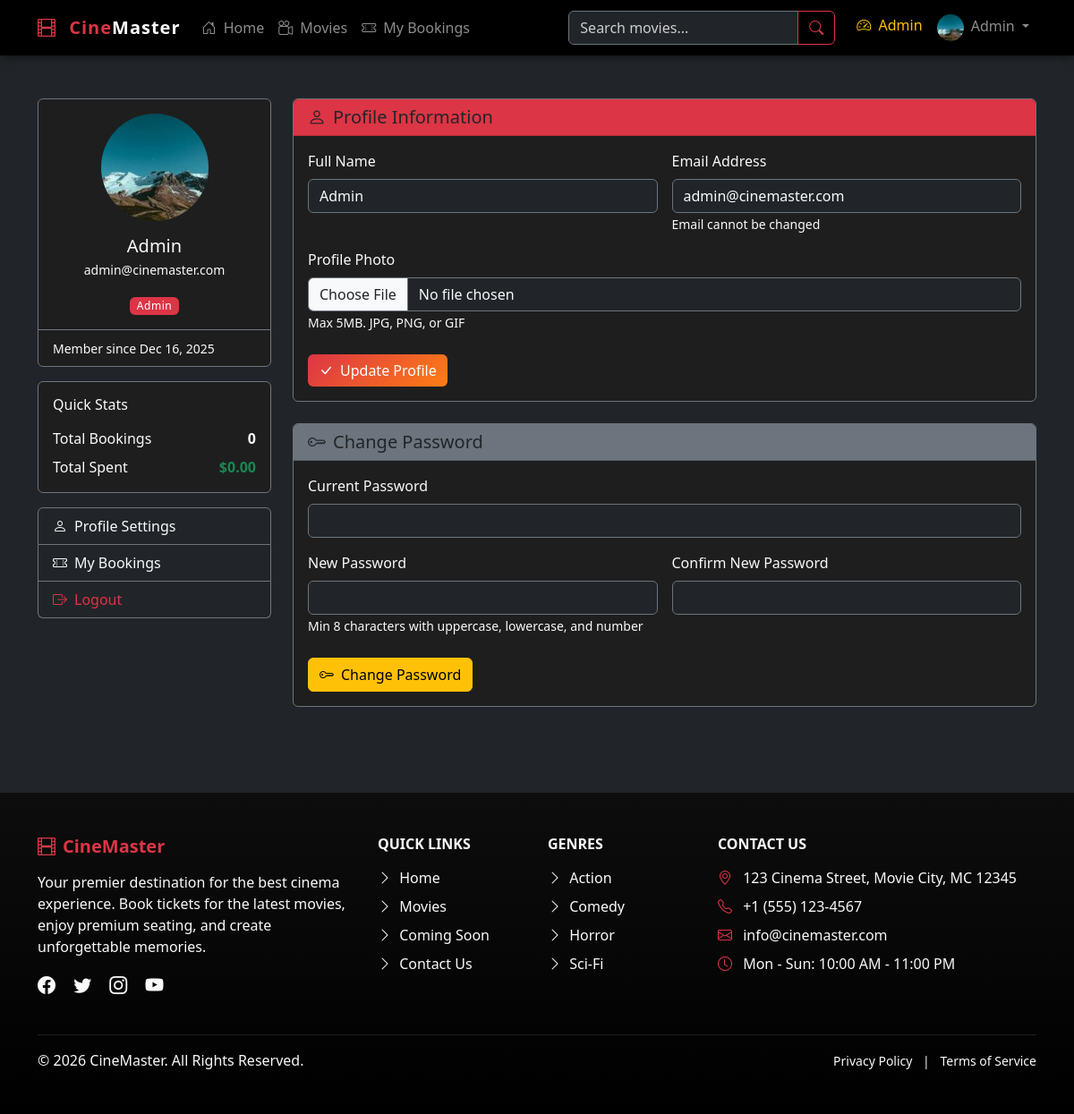
Screenshot of /user/profile.php (signed in) with the database file from the repository.
### tables this page shows
CREATE TABLE users (
    id INT PRIMARY KEY AUTO_INCREMENT,
    name VARCHAR(100) NOT NULL,
    email VARCHAR(255) NOT NULL UNIQUE,
    password VARCHAR(255) NOT NULL,                     
    role ENUM('admin', 'user') DEFAULT 'user',          
    profile_photo VARCHAR(255) DEFAULT 'default.png',   
    is_verified TINYINT(1) DEFAULT 0,                   
    token VARCHAR(255) DEFAULT NULL,                    
    token_expire DATETIME DEFAULT NULL,                 
    remember_token VARCHAR(255) DEFAULT NULL,           
    created_at TIMESTAMP DEFAULT CURRENT_TIMESTAMP,
    updated_at TIMESTAMP DEFAULT CURRENT_TIMESTAMP ON UPDATE CURRENT_TIMESTAMP
);

### includes/auth_functions.php (called while the page is built, shortened)
<?php
function isLoggedIn() {
    if (isset($_SESSION['last_activity'])) {
        $inactive = time() - $_SESSION['last_activity'];
    }
    return true;
}
function isAdmin() {
    return isLoggedIn() && isset($_SESSION['user_role']) && $_SESSION['user_role'] === 'admin';
}
function getCurrentUser() {
    $pdo = getDBConnection();
    $stmt = $pdo->prepare("SELECT id, name, email, role, profile_photo, created_at FROM users WHERE id = ?");
    $stmt->execute([$_SESSION['user_id']]);
    return $stmt->fetch();
}
?>

### config/config.php (called while the page is built, shortened)
<?php
function formatPrice($price) {
    return '$' . number_format($price, 2);
}
function formatDate($date, $format = 'M d, Y') {
    return date($format, strtotime($date));
}
require_once INCLUDES_PATH . 'auth_functions.php';
?>

### user/profile.php (the view, shortened to what this page needs)
<?php
require_once '../config/config.php';
$user = getCurrentUser();
$pdo = getDBConnection();
$stmt = $pdo->prepare("SELECT COUNT(*) FROM bookings WHERE user_id = ?");
$stmt->execute([$_SESSION['user_id']]);
$totalBookings = $stmt->fetchColumn();
$stmt = $pdo->prepare("SELECT COALESCE(SUM(total_amount), 0) FROM bookings WHERE user_id = ? AND payment_status = 'completed'");
$stmt->execute([$_SESSION['user_id']]);
$totalSpent = $stmt->fetchColumn();
include INCLUDES_PATH . 'header.php';
?>
<div class="container py-5">
    <div class="row">
        <div class="col-lg-3 mb-4">
            <div class="card bg-dark border-secondary">
                <div class="card-body text-light text-center">
                    <img src="<?php echo UPLOADS_URL; ?>/profiles/<?php echo $user['profile_photo'] ?? 'default.png'; ?>"
                         class="rounded-circle mb-3" width="120" height="120"
                         alt="Profile Photo"
                         onerror="this.src='<?php echo ASSETS_URL; ?>/images/default-avatar.png'"
                         style="object-fit: cover;">
                    <h5 class="mb-1"><?php echo htmlspecialchars($user['name']); ?></h5>
                    <p class="text-light small mb-3"><?php echo htmlspecialchars($user['email']); ?></p>
                    <span class="badge bg-<?php echo $user['role'] === 'admin' ? 'danger' : 'secondary'; ?>">
                        <?php echo ucfirst($user['role']); ?>
                    </span>
                </div>
                <div class="card-footer bg-transparent border-secondary">
                    <small class="text-light">
                        Member since <?php echo formatDate($user['created_at']); ?>
                    </small>
                </div>
            </div>
            <div class="card bg-dark border-secondary mt-3">
                <div class="card-body text-light">
                    <h6 class="text-light mb-3">Quick Stats</h6>
                    <div class="d-flex justify-content-between mb-2">
                        <span>Total Bookings</span>
                        <span class="fw-bold"><?php echo $totalBookings; ?></span>
                    </div>
                    <div class="d-flex justify-content-between">
                        <span>Total Spent</span>
                        <span class="fw-bold text-success"><?php echo formatPrice($totalSpent); ?></span>
                    </div>
                </div>
            </div>
            <div class="list-group mt-3">
                <a href="<?php echo SITE_URL; ?>/user/profile.php" class="list-group-item list-group-item-action bg-dark text-light border-secondary active">
                    <i class="bi bi-person me-2"></i>Profile Settings
                </a>
                <a href="<?php echo SITE_URL; ?>/user/my_bookings.php" class="list-group-item list-group-item-action bg-dark text-light border-secondary">
                    <i class="bi bi-ticket-perforated me-2"></i>My Bookings
                </a>
                <a href="<?php echo SITE_URL; ?>/logout.php" class="list-group-item list-group-item-action bg-dark text-danger border-secondary">
                    <i class="bi bi-box-arrow-right me-2"></i>Logout
                </a>
            </div>
        </div>
        <div class="col-lg-9">
            <div class="card bg-dark border-secondary mb-4">
                <div class="card-header bg-danger">
                    <h5 class="mb-0">
                        <i class="bi bi-person me-2"></i>Profile Information
                    </h5>
                </div>
                <div class="card-body text-light">
                    <form method="POST" action="" enctype="multipart/form-data">
                        <div class="row g-3">
                            <div class="col-md-6">
                                <label for="name" class="form-label text-light">Full Name</label>
                                <input type="text" class="form-control bg-dark text-light border-secondary"
                                       id="name" name="name"
                                       value="<?php echo htmlspecialchars($user['name']); ?>" required>
                            </div>
                            <div class="col-md-6">
                                <label for="email" class="form-label text-light">Email Address</label>
                                <input type="email" class="form-control bg-dark text-light border-secondary"
                                       id="email" value="<?php echo htmlspecialchars($user['email']); ?>" disabled>
                                <small class="text-light">Email cannot be changed</small>
                            </div>
                            <div class="col-12">
                                <label for="profile_photo" class="form-label text-light">Profile Photo</label>
                                <input type="file" class="form-control bg-dark text-light border-secondary"
                                       id="profile_photo" name="profile_photo" accept="image/*">
                                <small class="text-light">Max 5MB. JPG, PNG, or GIF</small>
                            </div>
                        </div>
                        <div class="mt-4">
                            <button type="submit" class="btn btn-danger">
                                <i class="bi bi-check-lg me-2"></i>Update Profile
                            </button>
                        </div>
                    </form>
                </div>
            </div>
            <div class="card bg-dark border-secondary">
                <div class="card-header bg-secondary">
                    <h5 class="mb-0">
                        <i class="bi bi-key me-2"></i>Change Password
                    </h5>
                </div>
                <div class="card-body text-light">
                    <form method="POST" action="">
                        <div class="row g-3">
                            <div class="col-md-12">
                                <label for="current_password" class="form-label text-light">Current Password</label>
                                <input type="password" class="form-control bg-dark text-light border-secondary"
                                       id="current_password" name="current_password" required>
                            </div>
                            <div class="col-md-6">
                                <label for="new_password" class="form-label text-light">New Password</label>
                                <input type="password" class="form-control bg-dark text-light border-secondary"
                                       id="new_password" name="new_password" required>
                                <small class="text-light">Min 8 characters with uppercase, lowercase, and number</small>
                            </div>
                            <div class="col-md-6">
                                <label for="confirm_password" class="form-label text-light">Confirm New Password</label>
                                <input type="password" class="form-control bg-dark text-light border-secondary"
                                       id="confirm_password" name="confirm_password" required>
                            </div>
                        </div>
                        <div class="mt-4">
                            <button type="submit" class="btn btn-warning">
                                <i class="bi bi-key me-2"></i>Change Password
                            </button>
                        </div>
                    </form>
                </div>
            </div>
        </div>
    </div>
</div>
<?php include INCLUDES_PATH . 'footer.php'; ?>

### includes/header.php (shortened to what this page needs)
<?php
$isLoggedIn = isLoggedIn();
$isAdminUser = isAdmin();
$currentUser = $isLoggedIn ? getCurrentUser() : null;
?>
<!DOCTYPE html>
<html lang="en">
<head>
    <link href="https://cdn.jsdelivr.net/npm/bootstrap@5.3.2/dist/css/bootstrap.min.css" rel="stylesheet">
    <link href="https://cdn.jsdelivr.net/npm/bootstrap-icons@1.11.1/font/bootstrap-icons.css" rel="stylesheet">
    <link href="<?php echo ASSETS_URL; ?>/css/style.css" rel="stylesheet">
</head>
<body class="bg-dark text-light">
    <nav class="navbar navbar-expand-lg navbar-dark bg-black sticky-top">
        <div class="container">
            <a class="navbar-brand fw-bold" href="<?php echo SITE_URL; ?>">
                <i class="bi bi-film me-2 text-danger"></i>
                <span class="text-danger">Cine</span>Master
            </a>
            <div class="collapse navbar-collapse" id="navbarMain">
                <ul class="navbar-nav me-auto mb-2 mb-lg-0">
                    <li class="nav-item">
                        <a class="nav-link <?php echo basename($_SERVER['PHP_SELF']) == 'index.php' ? 'active' : ''; ?>" href="<?php echo SITE_URL; ?>">
                            <i class="bi bi-house-door me-1"></i> Home
                        </a>
                    </li>
                    <li class="nav-item">
                        <a class="nav-link <?php echo basename($_SERVER['PHP_SELF']) == 'movies.php' ? 'active' : ''; ?>" href="<?php echo SITE_URL; ?>/movies.php">
                            <i class="bi bi-camera-reels me-1"></i> Movies
                        </a>
                    </li>
                    <?php if ($isLoggedIn): ?>
                        <li class="nav-item">
                            <a class="nav-link <?php echo basename($_SERVER['PHP_SELF']) == 'my_bookings.php' ? 'active' : ''; ?>" href="<?php echo SITE_URL; ?>/user/my_bookings.php">
                                <i class="bi bi-ticket-perforated me-1"></i> My Bookings
                            </a>
                        </li>
                    <?php endif; ?>
                </ul>
                <form class="d-flex me-3" action="<?php echo SITE_URL; ?>/search.php" method="GET">
                    <div class="input-group">
                        <input type="text" class="form-control bg-dark text-light border-secondary"
                               name="q" placeholder="Search movies..."
                               value="<?php echo isset($_GET['q']) ? htmlspecialchars($_GET['q']) : ''; ?>">
                        <button class="btn btn-outline-danger" type="submit">
                            <i class="bi bi-search"></i>
                        </button>
                    </div>
                </form>
                <ul class="navbar-nav">
                    <?php if ($isLoggedIn): ?>
                        <?php if ($isAdminUser): ?>
                            <li class="nav-item">
                                <a class="nav-link text-warning" href="<?php echo SITE_URL; ?>/admin/dashboard.php">
                                    <i class="bi bi-speedometer2 me-1"></i> Admin
                                </a>
                            </li>
                        <?php endif; ?>
                        <li class="nav-item dropdown">
                            <a class="nav-link dropdown-toggle" href="#" id="userDropdown" role="button"
                               data-bs-toggle="dropdown" aria-expanded="false">
                                <img src="<?php echo UPLOADS_URL; ?>/profiles/<?php echo $currentUser['profile_photo'] ?? 'default.png'; ?>"
                                     class="rounded-circle me-1" width="30" height="30" alt="Profile"
                                     onerror="this.src='<?php echo ASSETS_URL; ?>/images/default-avatar.png'">
                                <?php echo htmlspecialchars($currentUser['name'] ?? 'User'); ?>
                            </a>
                        </li>
                    <?php endif; ?>
                </ul>
            </div>
        </div>
    </nav>
    <main>

### assets/css/style.css (style rules this page uses)
:root { --cine-primary: #dc3545; --cine-secondary: #6c757d; --cine-dark: #121212; --cine-darker: #0d0d0d; --cine-card: #1e1e1e; --cine-border: #2d2d2d; --cine-text: #ffffff; --cine-muted: #ffffff; --cine-gold: #ffc107; --cine-gradient: linear-gradient(135deg, #dc3545 0%, #fd7e14 100%); }
body { background-color: var(--cine-dark); color: var(--cine-text); font-family: 'Segoe UI', system-ui, -apple-system, sans-serif; min-height: 100vh; }
a { color: var(--cine-primary); text-decoration: none; transition: color 0.3s ease; }
.navbar { box-shadow: 0 2px 10px rgba(0, 0, 0, 0.5); }
.navbar-brand { font-weight: 700; letter-spacing: 1px; }
.navbar-brand .bi-film { animation: pulse 2s infinite; }
.form-control::placeholder { color: #cccccc; }
.btn-danger { background: var(--cine-gradient); border: none; transition: all 0.3s ease; }
.card.bg-dark { background-color: var(--cine-card) !important; }
.badge { font-weight: 500; letter-spacing: 0.5px; }

### rows the page displays
users: profile_photo (placeholder picture), name "Admin", email "admin@cinemaster.com", role "Admin", created_at "Dec 16, 2025"

### other values shown
$totalBookings "0"
formatPrice($totalSpent) "$0.00"
